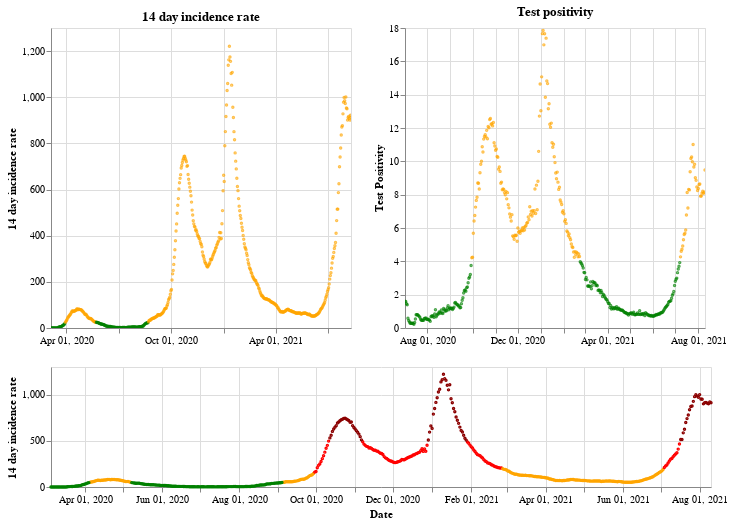

This figure's notebook cell:
### Markdown cell above
## Northern Ireland

### Code cell
plot_traffic_light('Northern Ireland')

### Figure 1 — Vega-Lite specification as saved in the notebook (floating-point values rounded to 4 significant figures; data arrays with more than 128 entries replaced by an {"elided": "..."} marker saying what was removed)
{"config": {"view": {"continuousWidth": 400, "continuousHeight": 300}}, "vconcat": [{"hconcat": [{"mark": {"type": "point", "size": 2}, "encoding": {"color": {"condition": {"value": "green", "test": "(datum.twoWeeklyCasesRate <= 25)"}, "value": "orange"}, "tooltip": [{"type": "nominal", "field": "areaName"}, {"type": "temporal", "field": "date"}, {"type": "quantitative", "field": "twoWeeklyCasesRate"}, {"type": "quantitative", "field": "testPositivity"}], "x": {"type": "temporal", "axis": {"title": ""}, "field": "date", "scale": {"domain": {"selection": "DateBrush"}}, "timeUnit": "yearmonthdate"}, "y": {"type": "quantitative", "axis": {"title": "14 day incidence rate"}, "field": "twoWeeklyCasesRate"}}, "title": "14 day incidence rate", "width": 300}, {"mark": {"type": "point", "size": 2}, "encoding": {"color": {"condition": {"value": "green", "test": "(datum.testPositivity <= 4)"}, "value": "orange"}, "tooltip": [{"type": "nominal", "field": "areaName"}, {"type": "temporal", "field": "date"}, {"type": "quantitative", "field": "twoWeeklyCasesRate"}, {"type": "quantitative", "field": "testPositivity"}], "x": {"type": "temporal", "axis": {"title": ""}, "field": "date", "scale": {"domain": {"selection": "DateBrush"}}, "timeUnit": "yearmonthdate"}, "y": {"type": "quantitative", "axis": {"title": "Test Positivity"}, "field": "testPositivity"}}, "title": "Test positivity", "width": 300}]}, {"layer": [{"mark": {"type": "point", "size": 2}, "encoding": {"color": {"condition": {"value": "orange", "test": "(((datum.testPositivity < 4) && (datum.twoWeeklyCasesRate >= 50)) && (datum.twoWeeklyCasesRate < 200))"}, "value": "red"}, "opacity": {"condition": {"value": 1, "test": "((datum.twoWeeklyCasesRate >= 50) && (datum.twoWeeklyCasesRate < 500))"}, "value": 0}, "tooltip": [{"type": "nominal", "field": "areaName"}, {"type": "temporal", "field": "date"}, {"type": "quantitative", "field": "twoWeeklyCasesRate"}, {"type": "quantitative", "field": "testPositivity"}], "x": {"type": "temporal", "axis": {"title": "Date"}, "field": "date", "timeUnit": "yearmonthdate"}, "y": {"type": "quantitative", "axis": {"title": "14 day incidence rate"}, "field": "twoWeeklyCasesRate"}}, "selection": {"DateBrush": {"type": "interval", "encodings": ["x"], "fields": ["Time"]}}}, {"mark": {"type": "point", "size": 2}, "encoding": {"color": {"value": "darkred"}, "opacity": {"condition": {"value": 1, "test": "(datum.twoWeeklyCasesRate >= 500)"}, "value": 0}, "tooltip": [{"type": "nominal", "field": "areaName"}, {"type": "temporal", "field": "date"}, {"type": "quantitative", "field": "twoWeeklyCasesRate"}, {"type": "quantitative", "field": "testPositivity"}], "x": {"type": "temporal", "axis": {"title": "Date"}, "field": "date", "timeUnit": "yearmonthdate"}, "y": {"type": "quantitative", "axis": {"title": "14 day incidence rate"}, "field": "twoWeeklyCasesRate"}}}, {"mark": {"type": "point", "size": 2}, "encoding": {"color": {"condition": {"value": "green", "test": "((datum.testPositivity < 4) && (datum.twoWeeklyCasesRate < 50))"}, "value": "orange"}, "opacity": {"condition": {"value": 1, "test": "(datum.twoWeeklyCasesRate < 50)"}, "value": 0}, "tooltip": [{"type": "nominal", "field": "areaName"}, {"type": "temporal", "field": "date"}, {"type": "quantitative", "field": "twoWeeklyCasesRate"}, {"type": "quantitative", "field": "testPositivity"}], "x": {"type": "temporal", "axis": {"title": "Date"}, "field": "date", "timeUnit": "yearmonthdate"}, "y": {"type": "quantitative", "axis": {"title": "14 day incidence rate"}, "field": "twoWeeklyCasesRate"}}}], "height": 120, "width": 660}], "data": {"name": "data-d9c02d2cb18e5660073a8a71828d5e84"}, "$schema": "https://vega.github.io/schema/vega-lite/v4.8.1.json", "datasets": {"data-d9c02d2cb18e5660073a8a71828d5e84": {"elided": "524 records"}}}
